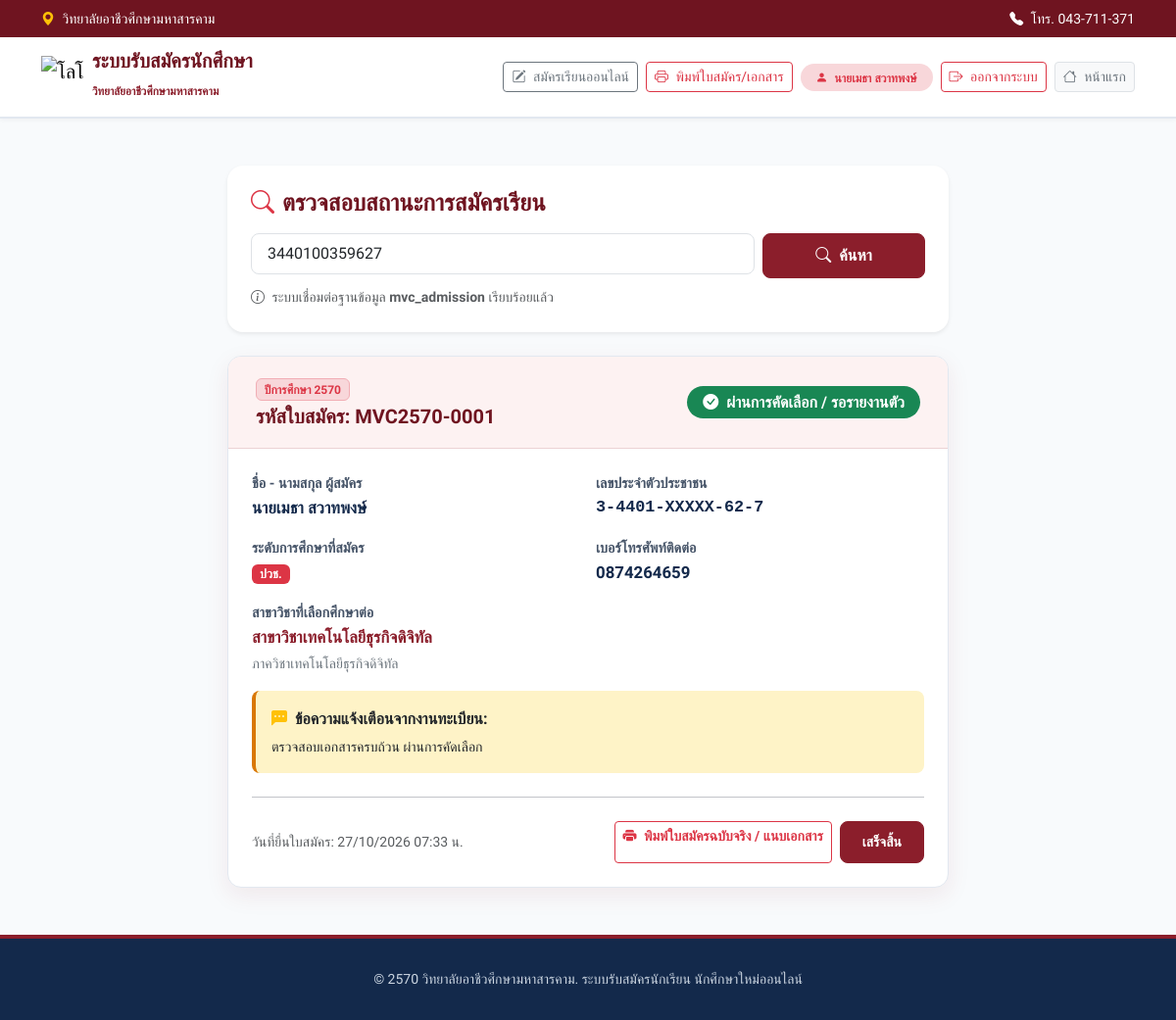
The app's page /status.php?citizen_id=3440100359627 (signed in) with its own data.
### tables this page shows
CREATE TABLE `applicants` (
  `id` int(11) NOT NULL,
  `citizen_id` varchar(13) NOT NULL COMMENT 'เลขบัตรประจำตัวประชาชน 13 หลัก',
  `application_no` varchar(20) NOT NULL COMMENT 'รหัสใบสมัคร เช่น MVC2570-0001',
  `round_id` int(11) DEFAULT 1 COMMENT 'รหัสรอบการรับสมัคร (admission_rounds.id)',
  `admission_round` varchar(150) DEFAULT 'รอบโควตากรณีพิเศษและโควตาสถานศึกษาเดิม',
  `quota_type` varchar(100) DEFAULT NULL COMMENT 'ประเภทโควตา/รอบย่อย',
  `academic_year` varchar(10) DEFAULT '2570',
  `education_level` enum('ปวช.','ปวส.','ปริญญาตรี') NOT NULL,
  `program_id` int(11) NOT NULL,
  `pvs_type` varchar(100) DEFAULT NULL COMMENT 'ประเภท ปวส. (ปกติ / ทวิภาคี / ม.6 / ออนไลน์)',
  `prefix` varchar(20) NOT NULL COMMENT 'คำนำหน้า เช่น นาย, นางสาว',
  `first_name` varchar(100) NOT NULL,
  `last_name` varchar(100) NOT NULL,
  `gender` enum('male','female','other') DEFAULT 'other',
  `birthdate` date DEFAULT NULL,
  `age` int(11) DEFAULT NULL,
  `nationality` varchar(50) DEFAULT 'ไทย',
  `religion` varchar(50) DEFAULT 'พุทธ',
  `addr_no` varchar(50) DEFAULT NULL,
  `addr_moo` varchar(20) DEFAULT NULL,
  `addr_soi` varchar(100) DEFAULT NULL,
  `addr_road` varchar(100) DEFAULT NULL,
  `addr_subdistrict` varchar(100) DEFAULT NULL,
  `addr_district` varchar(100) DEFAULT NULL,
  `addr_province` varchar(100) DEFAULT NULL,
  `addr_zipcode` varchar(10) DEFAULT NULL,
  `address` text DEFAULT NULL,
  `phone` varchar(20) NOT NULL,
  `email` varchar(100) DEFAULT NULL,
  `password` varchar(255) DEFAULT NULL,
  `parent_name` varchar(200) DEFAULT NULL,
  `parent_phone` varchar(20) DEFAULT NULL,
  `father_prefix` varchar(30) DEFAULT NULL,
  `father_firstname` varchar(100) DEFAULT NULL,
  `father_lastname` varchar(100) DEFAULT NULL,
  `father_occupation` varchar(100) DEFAULT NULL,
  `father_phone` varchar(20) DEFAULT NULL,
  `mother_prefix` varchar(30) DEFAULT NULL,
  `mother_firstname` varchar(100) DEFAULT NULL,
  `mother_lastname` varchar(100) DEFAULT NULL,
  `mother_occupation` varchar(100) DEFAULT NULL,
  `mother_phone` varchar(20) DEFAULT NULL,
  `prev_level` varchar(50) DEFAULT NULL COMMENT 'วุฒิการศึกษาเดิม (ม.3, ม.6, กศน., ปวช.3, ปวส.2)',
  `previous_school` varchar(200) DEFAULT NULL COMMENT 'สถานศึกษาเดิม',
  `prev_subdistrict` varchar(100) DEFAULT NULL,
  `prev_district` varchar(100) DEFAULT NULL,
  `prev_province` varchar(100) DEFAULT NULL,
  `prev_zipcode` varchar(10) DEFAULT NULL,
  `prev_phone` varchar(20) DEFAULT NULL,
  `prev_major` varchar(150) DEFAULT NULL,
  `gpa` decimal(3,2) DEFAULT NULL COMMENT 'เกรดเฉลี่ยสะสม',
  `special_ability` text DEFAULT NULL,
  `file_photo` varchar(255) DEFAULT NULL,
  `file_transcript` varchar(255) DEFAULT NULL,
  `file_idcard` varchar(255) DEFAULT NULL,
  `pdpa_consent` tinyint(1) DEFAULT 1,
  `status` enum('pending','approved','rejected','document_incomplete','paid') DEFAULT 'pending' COMMENT 'สถานะการสมัคร',
  `status_note` text DEFAULT NULL COMMENT 'หมายเหตุจากงานทะเบียน',
  `created_at` timestamp NOT NULL DEFAULT current_timestamp(),
  `updated_at` timestamp NOT NULL DEFAULT current_timestamp() ON UPDATE current_timestamp()
);

CREATE TABLE `programs` (
  `id` int(11) NOT NULL,
  `dept_id` int(11) NOT NULL,
  `program_code` varchar(20) NOT NULL,
  `program_name` varchar(150) NOT NULL,
  `education_level` enum('ปวช.','ปวส.','ปริญญาตรี') NOT NULL,
  `academic_year` varchar(10) NOT NULL DEFAULT '2570',
  `seats_available` int(11) DEFAULT 40,
  `status` enum('open','closed') DEFAULT 'open',
  `created_at` timestamp NOT NULL DEFAULT current_timestamp()
);

CREATE TABLE `departments` (
  `id` int(11) NOT NULL,
  `dept_code` varchar(20) NOT NULL,
  `dept_name` varchar(150) NOT NULL,
  `description` text DEFAULT NULL,
  `academic_year` varchar(10) NOT NULL DEFAULT '2570',
  `created_at` timestamp NOT NULL DEFAULT current_timestamp()
);

### status.php (the view, shortened to what this page needs)
<?php
require_once __DIR__ . '/config/database.php';
$citizen_id = isset($_GET['citizen_id']) ? preg_replace('/[^0-9]/', '', $_GET['citizen_id']) : '';
$applicant = null;
$searched = false;
if (!empty($citizen_id)) {
    $searched = true;
    if (strlen($citizen_id) === 13) {
        try {
            $stmt = $pdo->prepare("
                SELECT
                    a.*,
                    p.program_name,
                    p.program_code,
                    d.dept_name
                FROM applicants a
                LEFT JOIN programs p ON a.program_id = p.id
                LEFT JOIN departments d ON p.dept_id = d.id
                WHERE a.citizen_id = :citizen_id
                LIMIT 1
            ");
            $stmt->execute([':citizen_id' => $citizen_id]);
            $applicant = $stmt->fetch();
        } catch (PDOException $e) {
            $error_message = "เกิดข้อผิดพลาดในการดึงข้อมูล: " . $e->getMessage();
        }
    } else {
        $error_message = "กรุณากรอกเลขประจำตัวประชาชนให้ครบถ้วน 13 หลัก";
    }
}
function getStatusBadge($status) {
    switch ($status) {
        case 'approved':
            return ['text' => 'ผ่านการคัดเลือก / รอรายงานตัว', 'class' => 'bg-success text-white', 'icon' => 'bi-check-circle-fill'];
    }
}
?>
<!DOCTYPE html>
<html lang="th">
<head>
  <link href="https://cdn.jsdelivr.net/npm/bootstrap@5.3.3/dist/css/bootstrap.min.css" rel="stylesheet">
  <link rel="stylesheet" href="https://cdn.jsdelivr.net/npm/bootstrap-icons@1.11.3/font/bootstrap-icons.min.css">
</head>
<body>
  <header class="topbar py-2">
    <div class="container d-flex justify-content-between align-items-center flex-wrap gap-2">
      <div>
        <i class="bi bi-geo-alt-fill text-warning me-1"></i>
        <span>วิทยาลัยอาชีวศึกษามหาสารคาม</span>
      </div>
      <div>
        <span><i class="bi bi-telephone-fill me-1"></i> โทร. 043-711-371</span>
      </div>
    </div>
  </header>
  <nav class="navbar navbar-expand-lg sticky-top">
    <div class="container">
      <a class="navbar-brand d-flex align-items-center gap-2 text-decoration-none" href="index.php">
        <img src="img/Logo-W.png" alt="โลโก้" class="brand-logo-img">
        <div>
          <div style="font-weight: 700; color: var(--color-primary-deep); line-height: 1.15;">ระบบรับสมัครนักศึกษา</div>
          <small style="font-size: 0.725rem; font-weight: 600; color: var(--color-primary);">วิทยาลัยอาชีวศึกษามหาสารคาม</small>
        </div>
      </a>
      <div class="d-flex align-items-center gap-2 flex-wrap">
        <a href="register.php" class="btn btn-outline-secondary btn-sm">
          <i class="bi bi-pencil-square me-1"></i> สมัครเรียนออนไลน์
        </a>
        <a href="print_application.php<?= !empty($citizen_id) ? '?search=' . urlencode($citizen_id) : '' ?>" class="btn btn-outline-danger btn-sm">
          <i class="bi bi-printer me-1"></i> พิมพ์ใบสมัคร/เอกสาร
        </a>
        <?php if (isset($_SESSION['logged_in']) && $_SESSION['logged_in'] === true): ?>
          <?php if (($_SESSION['user_type'] ?? '') === 'admin'): ?>
            <a href="admin.php" class="btn btn-danger btn-sm" style="background-color: var(--color-primary); border-color: var(--color-primary);">
              <i class="bi bi-speedometer2 me-1"></i> แดชบอร์ดแอดมิน
            </a>
          <?php else: ?>
            <span class="badge bg-danger-subtle text-danger px-3 py-2 rounded-pill d-none d-sm-inline-block">
              <i class="bi bi-person-fill me-1"></i> <?= htmlspecialchars($_SESSION['user_name'] ?? 'ผู้สมัคร') ?>
            </span>
          <?php endif; ?>
          <a href="logout.php" class="btn btn-outline-danger btn-sm">
            <i class="bi bi-box-arrow-right me-1"></i> ออกจากระบบ
          </a>
        <?php else: ?>
          <a href="login.php" class="btn btn-outline-danger btn-sm">
            <i class="bi bi-person-fill me-1"></i> เข้าสู่ระบบ
          </a>
        <?php endif; ?>
        <a href="index.php" class="btn btn-light btn-sm border text-secondary">
          <i class="bi bi-house me-1"></i> หน้าแรก
        </a>
      </div>
    </div>
  </nav>
  <main class="container py-5">
    <div class="row justify-content-center">
      <div class="col-lg-8">
        <div class="card border-0 shadow-sm rounded-4 p-4 mb-4">
          <h4 class="fw-bold mb-3" style="color: var(--color-primary-deep);">
            <i class="bi bi-search text-danger me-2"></i>ตรวจสอบสถานะการสมัครเรียน
          </h4>
          <form action="status.php" method="GET" class="row g-2">
            <div class="col-md-9">
              <input
                type="text"
                name="citizen_id"
                class="form-control form-control-lg fs-6"
                placeholder="กรอกเลขประจำตัวประชาชน 13 หลัก"
                maxlength="13"
                value="<?= htmlspecialchars($citizen_id) ?>"
                inputmode="numeric"
                oninput="this.value = this.value.replace(/[^0-9]/g, '').slice(0, 13);"
                required
              >
            </div>
            <div class="col-md-3">
              <button type="submit" class="btn btn-admission w-100 h-100">
                <i class="bi bi-search me-1"></i> ค้นหา
              </button>
            </div>
          </form>
          <div class="small text-muted mt-2">
            <i class="bi bi-info-circle me-1"></i> ระบบเชื่อมต่อฐานข้อมูล <strong>mvc_admission</strong> เรียบร้อยแล้ว
          </div>
        </div>
        <?php if ($searched && $applicant): ?>
          <?php $badge = getStatusBadge($applicant['status']); ?>
          <div class="status-card">
            <div class="status-card-header d-flex justify-content-between align-items-center flex-wrap gap-2">
              <div>
                <span class="badge bg-danger-subtle text-danger border border-danger-subtle mb-1">
                  ปีการศึกษา <?= htmlspecialchars($applicant['academic_year']) ?>
                </span>
                <h5 class="fw-bold mb-0" style="color: var(--color-primary-deep);">
                  รหัสใบสมัคร: <?= htmlspecialchars($applicant['application_no']) ?>
                </h5>
              </div>
              <span class="badge <?= $badge['class'] ?> px-3 py-2 fs-6 rounded-pill">
                <i class="bi <?= $badge['icon'] ?> me-1"></i> <?= $badge['text'] ?>
              </span>
            </div>
            <div class="p-4">
              <div class="row g-3">
                <div class="col-md-6">
                  <div class="info-label">ชื่อ - นามสกุล ผู้สมัคร</div>
                  <div class="info-value">
                    <?= htmlspecialchars($applicant['prefix'] . $applicant['first_name'] . ' ' . $applicant['last_name']) ?>
                  </div>
                </div>
                <div class="col-md-6">
                  <div class="info-label">เลขประจำตัวประชาชน</div>
                  <div class="info-value font-monospace">
                    <?= htmlspecialchars(substr($applicant['citizen_id'], 0, 1) . '-' . substr($applicant['citizen_id'], 1, 4) . '-XXXXX-' . substr($applicant['citizen_id'], 10, 2) . '-' . substr($applicant['citizen_id'], 12, 1)) ?>
                  </div>
                </div>
                <div class="col-md-6">
                  <div class="info-label">ระดับการศึกษาที่สมัคร</div>
                  <div class="info-value">
                    <span class="badge bg-danger text-white px-2 py-1"><?= htmlspecialchars($applicant['education_level']) ?></span>
                  </div>
                </div>
                <div class="col-md-6">
                  <div class="info-label">เบอร์โทรศัพท์ติดต่อ</div>
                  <div class="info-value"><?= htmlspecialchars($applicant['phone']) ?></div>
                </div>
                <div class="col-12">
                  <div class="info-label">สาขาวิชาที่เลือกศึกษาต่อ</div>
                  <div class="info-value text-primary fw-bold" style="color: var(--color-primary) !important;">
                    <?= htmlspecialchars($applicant['program_name'] ?? 'ไม่ระบุ') ?>
                  </div>
                  <small class="text-secondary"><?= htmlspecialchars($applicant['dept_name'] ?? '') ?></small>
                </div>
                <?php if (!empty($applicant['status_note'])): ?>
                  <div class="col-12">
                    <div class="p-3 rounded-3" style="background-color: #FEF3C7; border-left: 4px solid #D97706;">
                      <div class="fw-bold text-dark mb-1">
                        <i class="bi bi-chat-left-dots-fill text-warning me-1"></i> ข้อความแจ้งเตือนจากงานทะเบียน:
                      </div>
                      <div class="text-dark small"><?= nl2br(htmlspecialchars($applicant['status_note'])) ?></div>
                    </div>
                  </div>
                <?php endif; ?>
              </div>
              <hr class="my-4">
              <div class="d-flex justify-content-between align-items-center flex-wrap gap-2">
                <small class="text-muted">
                  วันที่ยื่นใบสมัคร: <?= date('d/m/Y H:i น.', strtotime($applicant['created_at'])) ?>
                </small>
                <div class="d-flex gap-2 flex-wrap">
                  <a href="print_application.php?search=<?= urlencode($applicant['citizen_id']) ?>" class="btn btn-outline-danger btn-sm fw-semibold">
                    <i class="bi bi-printer-fill me-1"></i> พิมพ์ใบสมัครฉบับจริง / แนบเอกสาร
                  </a>
                  <a href="index.php" class="btn btn-admission btn-sm">
                    เสร็จสิ้น
                  </a>
                </div>
              </div>
            </div>
          </div>
        <?php endif; ?>
      </div>
    </div>
  </main>
  <footer>
    <div class="container text-center small">
      &copy; 2570 วิทยาลัยอาชีวศึกษามหาสารคาม. ระบบรับสมัครนักเรียน นักศึกษาใหม่ออนไลน์
    </div>
  </footer>
</body>
</html>

### status.php (style rules this page uses)
:root { --color-primary: #8B1E2B; --color-primary-deep: #6F1420; --color-primary-tint: #FDF2F2; --color-secondary-deep: #13294B; --color-bg: #F8FAFC; --color-surface: #FFFFFF; --color-text-primary: #0F172A; --color-text-secondary: #475569; --color-border-light: #E2E8F0; }
body { font-family: 'Sarabun', sans-serif; color: var(--color-text-primary); background-color: var(--color-bg); line-height: 1.6; min-height: 100dvh; overflow-x: hidden; display: flex; flex-direction: column; }
.topbar { background-color: var(--color-primary-deep); color: #FFFFFF; font-size: 0.875rem; }
.navbar { background-color: var(--color-surface); border-bottom: 2px solid var(--color-border-light); box-shadow: 0 2px 4px rgba(15, 23, 42, 0.04); }
.brand-logo-img { width: 44px; height: 44px; aspect-ratio: 1 / 1; object-fit: contain; }
.status-card { background-color: var(--color-surface); border: 1px solid var(--color-border-light); border-radius: 14px; box-shadow: 0 8px 24px rgba(139, 30, 43, 0.08); overflow: hidden; }
.status-card-header { background-color: var(--color-primary-tint); border-bottom: 1px solid rgba(139, 30, 43, 0.15); padding: 20px 28px; }
.btn-admission { background-color: var(--color-primary); color: #FFFFFF; font-weight: 600; border-radius: 8px; padding: 10px 22px; border: 1px solid var(--color-primary); text-decoration: none; transition: all 0.2s ease; }
.info-label { font-weight: 600; color: var(--color-text-secondary); font-size: 0.9rem; }
.info-value { font-weight: 600; color: var(--color-secondary-deep); font-size: 1.05rem; text-align: left; word-break: break-word; overflow-wrap: anywhere; }
footer { margin-top: auto; background-color: var(--color-secondary-deep); color: #CBD5E1; padding: 30px 0; border-top: 4px solid var(--color-primary); }

### records on screen
applicants: academic_year "2570", application_no "MVC2570-0001", status "ผ่านการคัดเลือก / รอรายงานตัว", prefix+first_name+last_name "นายเมธา สวาทพงษ์", citizen "3-4401-XXXXX-62-7", education_level "ปวช.", phone "0874264659", program.program_name "สาขาวิชาเทคโนโลยีธุรกิจดิจิทัล", departments.dept_name "ภาควิชาเทคโนโลยีธุรกิจดิจิทัล", status_note "ตรวจสอบเอกสารครบถ้วน ผ่านการคัดเลือก", created_at "27/10/2026 07:33 น."

### other values on screen
$_SESSION['user_name'] "นายเมธา สวาทพงษ์"
